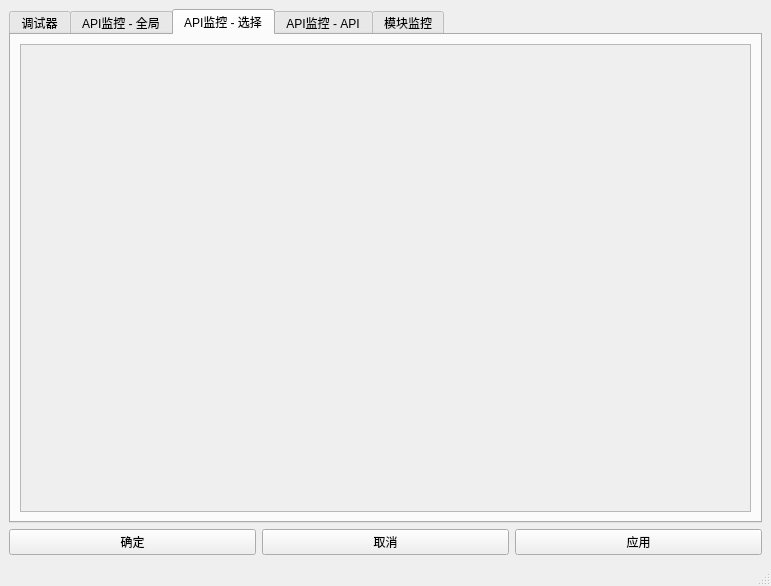
<?xml version="1.0" encoding="UTF-8"?>
<ui version="4.0">
 <class>MainWindow</class>
 <widget class="QMainWindow" name="MainWindow">
  <property name="geometry">
   <rect>
    <x>0</x>
    <y>0</y>
    <width>771</width>
    <height>586</height>
   </rect>
  </property>
  <property name="windowTitle">
   <string>MainWindow</string>
  </property>
  <widget class="QWidget" name="centralwidget">
   <layout class="QGridLayout" name="gridLayout">
    <item row="0" column="0">
     <widget class="QTabWidget" name="tabWidget">
      <property name="currentIndex">
       <number>2</number>
      </property>
      <widget class="QWidget" name="tab_debugger_config">
       <attribute name="title">
        <string>调试器</string>
       </attribute>
       <layout class="QVBoxLayout" name="verticalLayout">
        <item>
         <layout class="QVBoxLayout" name="vlayout_debugger_config">
          <item>
           <widget class="QScrollArea" name="scroll_debugger_config">
            <property name="widgetResizable">
             <bool>true</bool>
            </property>
            <widget class="QWidget" name="scrollAreaWidgetContents">
             <property name="geometry">
              <rect>
               <x>0</x>
               <y>0</y>
               <width>725</width>
               <height>468</height>
              </rect>
             </property>
            </widget>
           </widget>
          </item>
         </layout>
        </item>
       </layout>
      </widget>
      <widget class="QWidget" name="tab_api_global_config">
       <attribute name="title">
        <string>API监控 - 全局</string>
       </attribute>
       <layout class="QVBoxLayout" name="verticalLayout_2">
        <item>
         <layout class="QVBoxLayout" name="vlayout_api_global_config">
          <item>
           <widget class="QScrollArea" name="scroll_api_global_config">
            <property name="widgetResizable">
             <bool>true</bool>
            </property>
            <widget class="QWidget" name="widget">
             <property name="geometry">
              <rect>
               <x>0</x>
               <y>0</y>
               <width>725</width>
               <height>468</height>
              </rect>
             </property>
            </widget>
           </widget>
          </item>
         </layout>
        </item>
       </layout>
      </widget>
      <widget class="QWidget" name="tab_api_select_config">
       <attribute name="title">
        <string>API监控 - 选择</string>
       </attribute>
       <layout class="QVBoxLayout" name="verticalLayout_6">
        <item>
         <layout class="QVBoxLayout" name="vlayout_api_select_config">
          <item>
           <widget class="QScrollArea" name="scroll_api_select_config">
            <property name="widgetResizable">
             <bool>true</bool>
            </property>
            <widget class="QWidget" name="scrollAreaWidgetContents_4">
             <property name="geometry">
              <rect>
               <x>0</x>
               <y>0</y>
               <width>725</width>
               <height>468</height>
              </rect>
             </property>
            </widget>
           </widget>
          </item>
         </layout>
        </item>
       </layout>
      </widget>
      <widget class="QWidget" name="tab_api_config">
       <attribute name="title">
        <string>API监控 - API</string>
       </attribute>
       <layout class="QVBoxLayout" name="verticalLayout_4">
        <item>
         <layout class="QVBoxLayout" name="vlayout_api_config">
          <item>
           <widget class="QScrollArea" name="scroll_api_config">
            <property name="widgetResizable">
             <bool>true</bool>
            </property>
            <widget class="QWidget" name="scrollAreaWidgetContents_2">
             <property name="geometry">
              <rect>
               <x>0</x>
               <y>0</y>
               <width>725</width>
               <height>468</height>
              </rect>
             </property>
            </widget>
           </widget>
          </item>
         </layout>
        </item>
       </layout>
      </widget>
      <widget class="QWidget" name="tab_debugee_config">
       <attribute name="title">
        <string>模块监控</string>
       </attribute>
       <layout class="QVBoxLayout" name="verticalLayout_5">
        <item>
         <layout class="QVBoxLayout" name="vlayout_debugee_config">
          <item>
           <widget class="QScrollArea" name="scroll_debugee_config">
            <property name="widgetResizable">
             <bool>true</bool>
            </property>
            <widget class="QWidget" name="scrollAreaWidgetContents_3">
             <property name="geometry">
              <rect>
               <x>0</x>
               <y>0</y>
               <width>725</width>
               <height>468</height>
              </rect>
             </property>
            </widget>
           </widget>
          </item>
         </layout>
        </item>
       </layout>
      </widget>
     </widget>
    </item>
    <item row="1" column="0">
     <widget class="QSplitter" name="splitter">
      <property name="orientation">
       <enum>Qt::Horizontal</enum>
      </property>
      <widget class="QWidget" name="layoutWidget">
       <layout class="QHBoxLayout" name="horizontalLayout">
        <item>
         <widget class="QPushButton" name="btn_OK">
          <property name="text">
           <string>确定</string>
          </property>
         </widget>
        </item>
        <item>
         <widget class="QPushButton" name="btn_Cancel">
          <property name="text">
           <string>取消</string>
          </property>
         </widget>
        </item>
        <item>
         <widget class="QPushButton" name="btn_Apply">
          <property name="text">
           <string>应用</string>
          </property>
         </widget>
        </item>
       </layout>
      </widget>
     </widget>
    </item>
   </layout>
   <zorder>splitter</zorder>
   <zorder>tabWidget</zorder>
  </widget>
  <widget class="QStatusBar" name="statusbar"/>
 </widget>
 <resources/>
 <connections>
  <connection>
   <sender>btn_OK</sender>
   <signal>clicked()</signal>
   <receiver>MainWindow</receiver>
   <slot>btn_OK_click()</slot>
   <hints>
    <hint type="sourcelabel">
     <x>142</x>
     <y>388</y>
    </hint>
    <hint type="destinationlabel">
     <x>153</x>
     <y>420</y>
    </hint>
   </hints>
  </connection>
  <connection>
   <sender>btn_Cancel</sender>
   <signal>clicked()</signal>
   <receiver>MainWindow</receiver>
   <slot>btn_Cancel_clicked()</slot>
   <hints>
    <hint type="sourcelabel">
     <x>358</x>
     <y>388</y>
    </hint>
    <hint type="destinationlabel">
     <x>353</x>
     <y>420</y>
    </hint>
   </hints>
  </connection>
  <connection>
   <sender>btn_Apply</sender>
   <signal>clicked()</signal>
   <receiver>MainWindow</receiver>
   <slot>btn_Apply_clicked()</slot>
   <hints>
    <hint type="sourcelabel">
     <x>536</x>
     <y>388</y>
    </hint>
    <hint type="destinationlabel">
     <x>546</x>
     <y>420</y>
    </hint>
   </hints>
  </connection>
 </connections>
 <slots>
  <slot>btn_OK_click()</slot>
  <slot>chk_disable_api_mon_statchanged(int)</slot>
  <slot>btn_Cancel_clicked()</slot>
  <slot>btn_Apply_clicked()</slot>
 </slots>
</ui>
